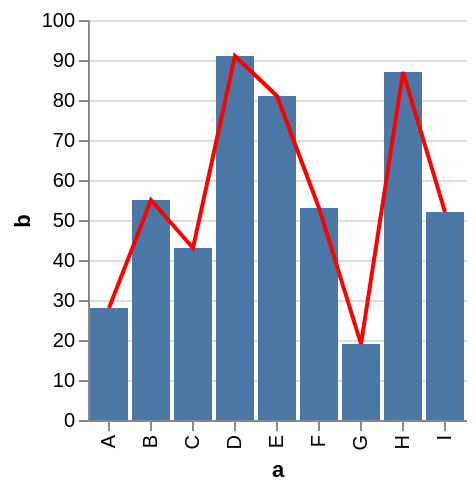

Write a Vega-Lite specification for this figure.
### Vega specification from a JSON file in a GitHub repository (floating-point values rounded to 4 significant figures)
{"$schema": "http://vega.github.io/schema/vega/v3.0.json", "autosize": "pad", "padding": 5, "encode": {"update": {"fill": {"value": "transparent"}}}, "data": [{"name": "source_0", "values": [{"a": "A", "b": 28}, {"a": "B", "b": 55}, {"a": "C", "b": 43}, {"a": "D", "b": 91}, {"a": "E", "b": 81}, {"a": "F", "b": 53}, {"a": "G", "b": 19}, {"a": "H", "b": 87}, {"a": "I", "b": 52}], "format": {"type": "json"}}, {"name": "data_0", "source": "source_0", "transform": [{"type": "formula", "expr": "toNumber(datum[\"b\"])", "as": "b"}, {"type": "filter", "expr": "datum[\"b\"] !== null && !isNaN(datum[\"b\"])"}]}, {"name": "data_1", "source": "source_0", "transform": [{"type": "formula", "expr": "toNumber(datum[\"b\"])", "as": "b"}, {"type": "filter", "expr": "datum[\"b\"] !== null && !isNaN(datum[\"b\"])"}, {"type": "collect", "sort": {"field": "a", "order": "descending"}}]}], "signals": [{"name": "width", "update": "max(layer_0_width, layer_1_width)"}, {"name": "height", "update": "max(layer_0_height, layer_1_height)"}, {"name": "layer_0_width", "update": "bandspace(domain('x').length, 0.1, 0.05) * 21"}, {"name": "layer_0_height", "update": "200"}, {"name": "layer_1_width", "update": "bandspace(domain('x').length, 0.1, 0.05) * 21"}, {"name": "layer_1_height", "update": "200"}], "marks": [{"name": "layer_0_marks", "type": "rect", "role": "bar", "from": {"data": "data_0"}, "encode": {"update": {"x": {"scale": "x", "field": "a"}, "width": {"scale": "x", "band": true}, "y": {"scale": "y", "field": "b"}, "y2": {"scale": "y", "value": 0}, "fill": {"value": "#4c78a8"}}}, "clip": true}, {"name": "layer_1_marks", "type": "line", "from": {"data": "data_1"}, "encode": {"update": {"x": {"scale": "x", "field": "a", "band": 0.5}, "y": {"scale": "y", "field": "b"}, "stroke": {"value": "red"}}}, "clip": true}], "scales": [{"name": "x", "type": "band", "domain": {"fields": [{"data": "data_0", "field": "a"}, {"data": "data_1", "field": "a"}], "sort": true}, "range": {"step": 21}, "round": true, "paddingInner": 0.1, "paddingOuter": 0.05}, {"name": "y", "type": "linear", "domain": {"fields": [{"data": "data_0", "field": "b"}, {"data": "data_1", "field": "b"}], "sort": true}, "range": [200, 0], "round": true, "nice": true, "zero": true}], "axes": [{"scale": "x", "orient": "bottom", "tickCount": 5, "title": "a", "zindex": 1, "encode": {"labels": {"update": {"angle": {"value": 270}, "align": {"value": "right"}, "baseline": {"value": "middle"}}}}}, {"scale": "y", "format": "s", "orient": "left", "title": "b", "zindex": 1}, {"scale": "y", "domain": false, "format": "s", "grid": true, "labels": false, "orient": "left", "ticks": false, "zindex": 0, "gridScale": "x"}]}
